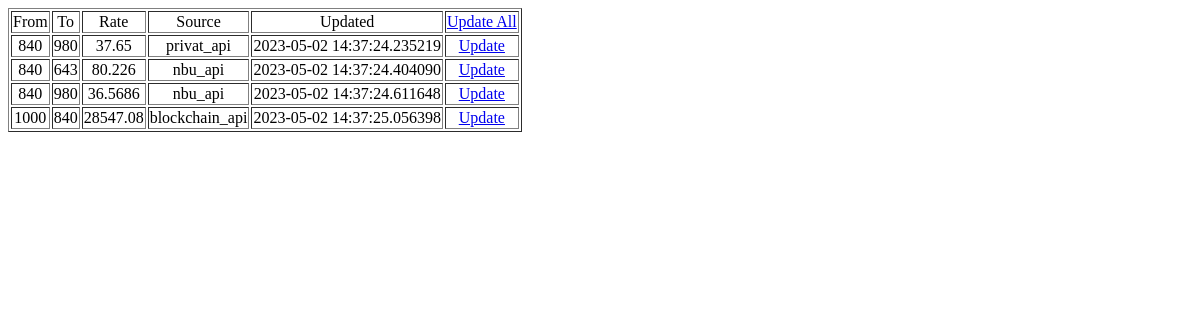
Before: /xrates with the older database file.
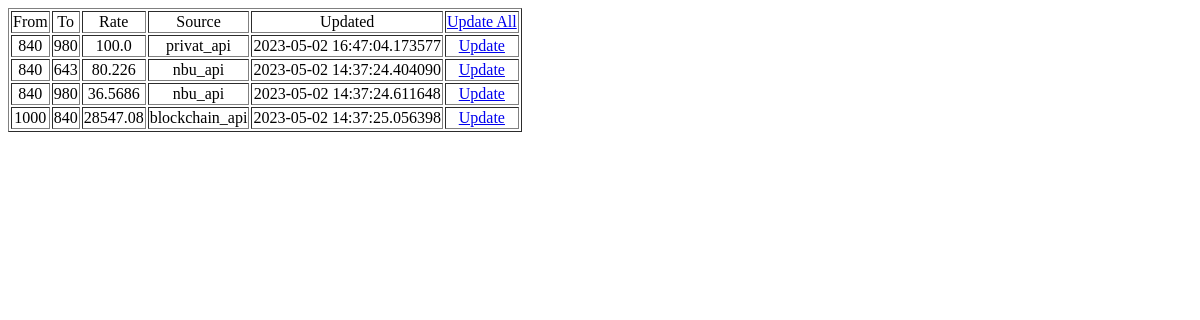
After: the same page with the newer database file.
### models.py (models this page shows, shortened)
class _Model(Model):
    class Meta:
        database = db

class XRate(_Model):
    class Meta:
        db_table = "xrates"
        indexes = (
            (("from_currency", "to_currency", "module"), True),
        )
    from_currency = IntegerField()
    to_currency = IntegerField()
    rate = DoubleField()
    updated = DateTimeField(default=peewee_datetime.datetime.now)
    module = CharField(max_length=100)

### views.py (the view)
@app.route("/xrates")
def view_rates():
    return controllers.ViewAllRates().call()

### controllers.py (called while the page is built)
    def call(self, *args, **kwds):
        try:
            return self._call(*args, **kwds)
        except Exception as ex:
            return make_response(str(ex), 500)

    def _call(self):
        xrates = XRate.select()
        return render_template("xrates.html", xrates=xrates)

### templates/xrates.html (shortened to what this page needs)
<!DOCTYPE html>
<html lang="en">
<head>
</head>
<body>
    <table border="1">
        <thead align="center">
            <td>From</td>
            <td>To</td>
            <td>Rate</td>
            <td>Source</td>
            <td>Updated</td>
            <td>
                <a href="{{url_for('update_xrates')}}">Update All</a>
            </td>
        </thead>
        {% for rate in xrates %}
        <tr align="center">
            <td>{{rate.from_currency}}</td>
            <td>{{rate.to_currency}}</td>
            <td>{{rate.rate}}</td>
            <td>{{rate.module}}</td>
            <td>{{rate.updated}}</td>
            <td>
                <a href="{{url_for('update_xrates', from_currency=rate.from_currency, to_currency=rate.to_currency, source=rate.module)}}">Update</a>
            </td>
        </tr>
        {% endfor %}
    </table>
</body>
</html>

Changed rows visible on the page:
changed XRate "privat_api": rate "37.65" → "100.0"; updated "2023-05-02 14:37:24.235219" → "2023-05-02 16:47:04.173577"
